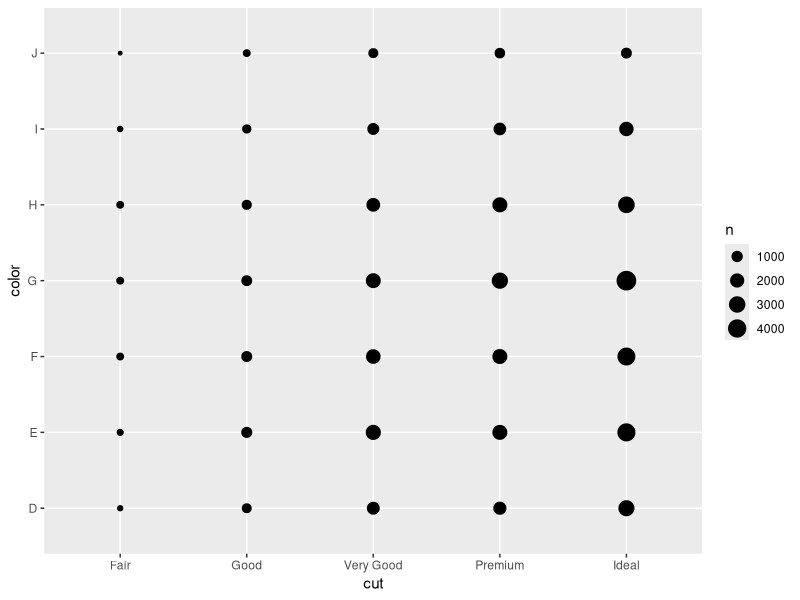
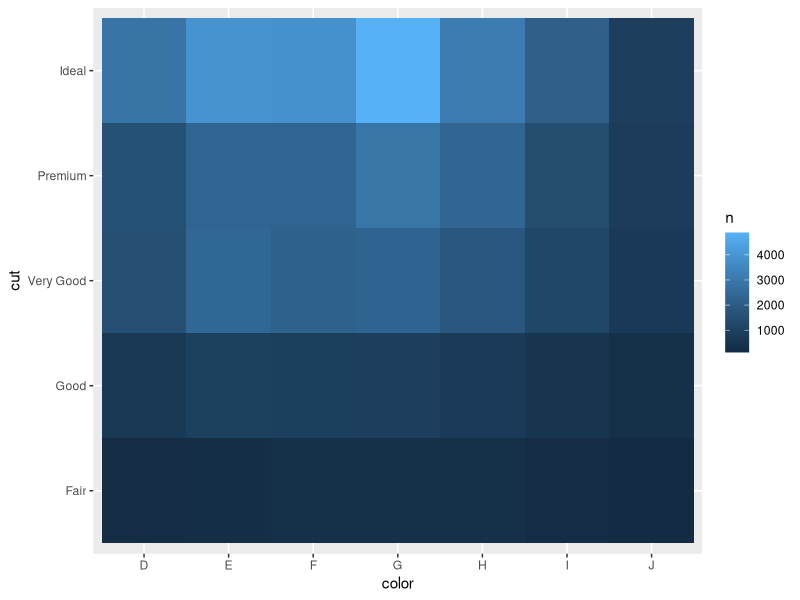
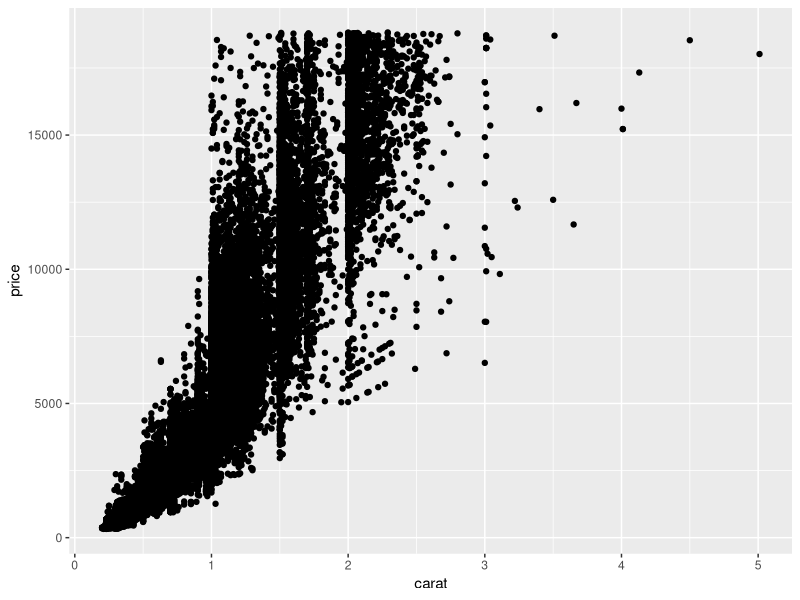
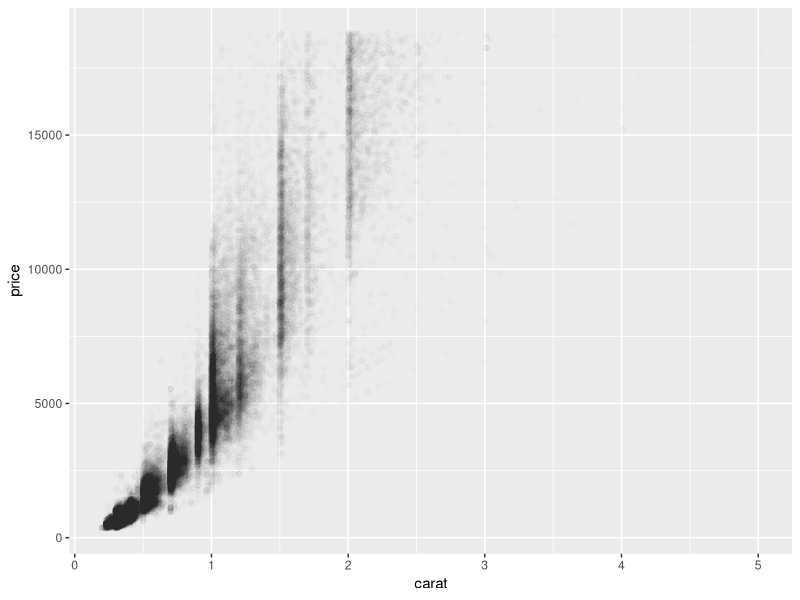

Write R code to recreate these figures, in order. (Note: this script raises an error after producing the figures.)
#ways to visualise variables 

# two category variables 

library(tidyverse)

ggplot(data = diamonds) + 
  geom_count(mapping = aes(x = cut, y = color))

diamonds %>% 
  count(color, cut)

#heat map 
diamonds %>% 
  count(color, cut) %>% 
  ggplot(mapping = aes(x = color, y = cut)) + 
  geom_tile(mapping = aes(fill = n))

#Two Continuous Variables

ggplot(data = diamonds) + 
  geom_point(mapping = aes(x = carat, y = price))

ggplot(data = diamonds) + 
  geom_point( 
    mapping = aes(x = carat, y = price),
    alpha = 1 / 100
    )

ggplot(data = smaller) + 
  geom_bin2d(mapping = aes(x = carat, y = price))

ggplot(data = smaller) + 
  geom_hex(mapping = aes(x = carat, y = price))

ggplot(data = smaller, mapping = aes(x = carat, y = price)) + 
  geom_boxplot(mapping = aes(group = cut_width(carat, 0.1)))

ggplot(data = smaller, mapping = aes(x = carat, y = price)) + 
  geom_boxplot(mapping = aes(group = cut_number(carat, 20)))

ggplot(data = smaller) + 
  geom_point(mapping = aes(x = carat, y = price))

#excerise combining cut,carat and price

ggplot(diamonds, aes(x = carat, y = price)) +
  geom_point(alpha = 0.3) +
  facet_wrap(~ cut) +
  theme_minimal()
